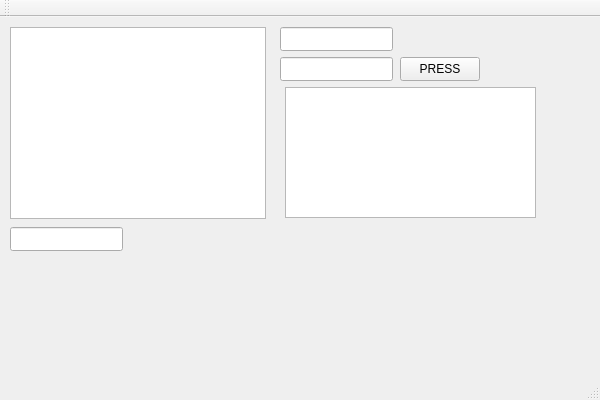
<?xml version="1.0" encoding="UTF-8"?>
<ui version="4.0">
 <class>sportClass</class>
 <widget class="QMainWindow" name="sportClass">
  <property name="geometry">
   <rect>
    <x>0</x>
    <y>0</y>
    <width>600</width>
    <height>400</height>
   </rect>
  </property>
  <property name="windowTitle">
   <string>sport</string>
  </property>
  <widget class="QWidget" name="centralWidget">
   <widget class="QListWidget" name="listSee">
    <property name="geometry">
     <rect>
      <x>10</x>
      <y>10</y>
      <width>256</width>
      <height>192</height>
     </rect>
    </property>
   </widget>
   <widget class="QLineEdit" name="lineFilter">
    <property name="geometry">
     <rect>
      <x>10</x>
      <y>210</y>
      <width>113</width>
      <height>24</height>
     </rect>
    </property>
   </widget>
   <widget class="QLineEdit" name="lineDesc">
    <property name="geometry">
     <rect>
      <x>280</x>
      <y>10</y>
      <width>113</width>
      <height>24</height>
     </rect>
    </property>
   </widget>
   <widget class="QLineEdit" name="lineStart">
    <property name="geometry">
     <rect>
      <x>280</x>
      <y>40</y>
      <width>113</width>
      <height>24</height>
     </rect>
    </property>
   </widget>
   <widget class="QListWidget" name="listFilter">
    <property name="geometry">
     <rect>
      <x>285</x>
      <y>70</y>
      <width>251</width>
      <height>131</height>
     </rect>
    </property>
   </widget>
   <widget class="QLabel" name="labelHours">
    <property name="geometry">
     <rect>
      <x>490</x>
      <y>40</y>
      <width>49</width>
      <height>16</height>
     </rect>
    </property>
    <property name="text">
     <string/>
    </property>
   </widget>
   <widget class="QPushButton" name="btnFilter">
    <property name="geometry">
     <rect>
      <x>400</x>
      <y>40</y>
      <width>80</width>
      <height>24</height>
     </rect>
    </property>
    <property name="text">
     <string>PRESS</string>
    </property>
   </widget>
  </widget>
  <widget class="QMenuBar" name="menuBar">
   <property name="geometry">
    <rect>
     <x>0</x>
     <y>0</y>
     <width>600</width>
     <height>21</height>
    </rect>
   </property>
  </widget>
  <widget class="QToolBar" name="mainToolBar">
   <attribute name="toolBarArea">
    <enum>TopToolBarArea</enum>
   </attribute>
   <attribute name="toolBarBreak">
    <bool>false</bool>
   </attribute>
  </widget>
  <widget class="QStatusBar" name="statusBar"/>
 </widget>
 <layoutdefault spacing="6" margin="11"/>
 <resources>
  <include location="sport.qrc"/>
 </resources>
 <connections/>
</ui>
